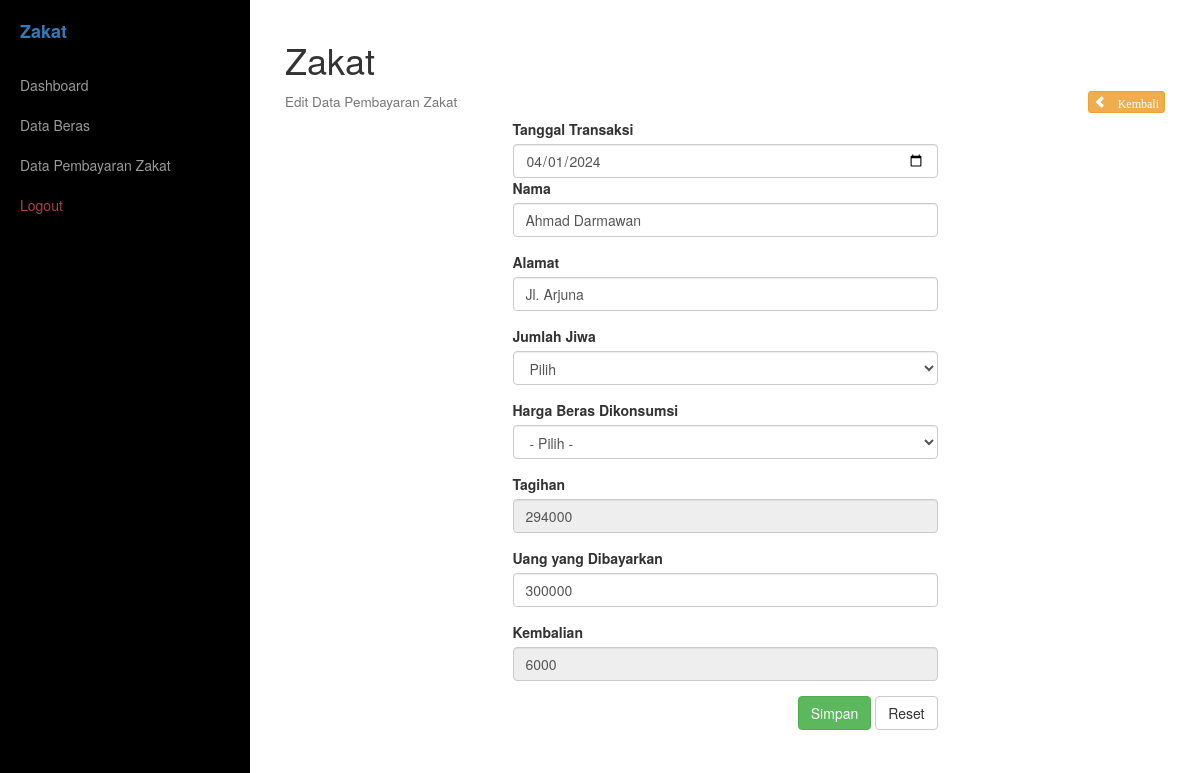
/zakat/edit.php?id=2 (signed in), run on the app's committed database.
### tables this page shows
CREATE TABLE `tb_zakat` (
  `id_zakat` int(50) NOT NULL,
  `nama_muzakki` varchar(80) NOT NULL,
  `alamat` varchar(100) NOT NULL,
  `jml_jiwa` int(2) NOT NULL,
  `id_beras` int(50) NOT NULL,
  `tagihan_zakat` int(10) NOT NULL,
  `jumlah_uang` int(10) NOT NULL,
  `kembalian` int(10) NOT NULL,
  `tanggal_transaksi` date NOT NULL
);

### zakat/edit.php (the view, shortened to what this page needs)
<?php include_once('../_header.php'); ?>
    <div class="box">
        <h1>Zakat</h1>
        <h4>
            <small>Edit Data Pembayaran Zakat</small>
            <div class="pull-right">
                <a href="data.php" class="btn btn-warning btn-xs"><i class="glyphicon glyphicon-chevron-left"> Kembali</i></a>
            </div>
        </h4>
        <div class="row">
            <div class="col-lg-6 col-lg-offset-3">
                <?php
                $id = @$_GET['id'];
                $sql_zakat = mysqli_query($con, "SELECT * FROM tb_zakat WHERE id_zakat = '$id'") or die (mysqli_error($con));
                $data = mysqli_fetch_array($sql_zakat);
                ?>
                <form action="proses.php" method="post">
                    <div class="form-group">
                        <label for="nama">Tanggal Transaksi</label>
                        <input type="date" name="tgl" id="tgl" value="<?=$data['tanggal_transaksi']?>" class="form-control" required autofocus>
                    <div class="form-group">
                        <label for="nama">Nama</label>
                        <input type="text" name="nama" id="nama" value="<?=$data['nama_muzakki']?>" class="form-control" required>
                    </div>
                    <div class="form-group">
                        <label for="nama">Alamat</label>
                        <input type="text" name="alamat" id="alamat" value="<?=$data['alamat']?>" class="form-control" required>
                    </div>
                    <div class="form-group">
                        <label for="nama">Jumlah Jiwa</label>
                        <select name="jiwa" id="jiwa" class="form-control" required onchange="calculateTagihan()">
                            <option value="">Pilih</option>
                        </select>
                    </div>
                    </div>
                    <div class="form-group">
                        <label for="ket">Harga Beras Dikonsumsi</label>
                        <select name="hrg_beras" id="hrg_beras" class="form-control" required onchange="calculateTagihan()">
                            <option value="">- Pilih -</option>
                        </select>
                    </div>
                    <div class="form-group">
                        <label for="nama">Tagihan</label>
                        <input type="text" name="tagihan" id="tagihan" value="<?=$data['tagihan_zakat']?>" class="form-control" required readonly>
                    </div>
                    <div class="form-group">
                        <label for="nama">Uang yang Dibayarkan</label>
                        <input type="text" name="pembayaran" id="pembayaran" value="<?=$data['jumlah_uang']?>" class="form-control" required oninput="calculateKembalian()">
                    </div>
                    <div class="form-group">
                        <label for="nama">Kembalian</label>
                        <input type="text" name="kembalian" id="kembalian" value="<?=$data['kembalian']?>" class="form-control" required readonly>
                    </div>
                    <div class="form-group pull-right">
                        <input type="submit" name="edit" value="Simpan" class="btn btn-success">
                        <input type="reset" name="reset" value="Reset" class="btn btn-default">
                    </div>
                </form>
            </div>
        </div>
    </div>
<?php include_once('../_footer.php'); ?>

### data on the page
tb_zakat: tgl "04/01/2024", nama "Ahmad Darmawan", alamat "Jl. Arjuna", tagihan "294000", pembayaran "300000", kembalian "6000"
